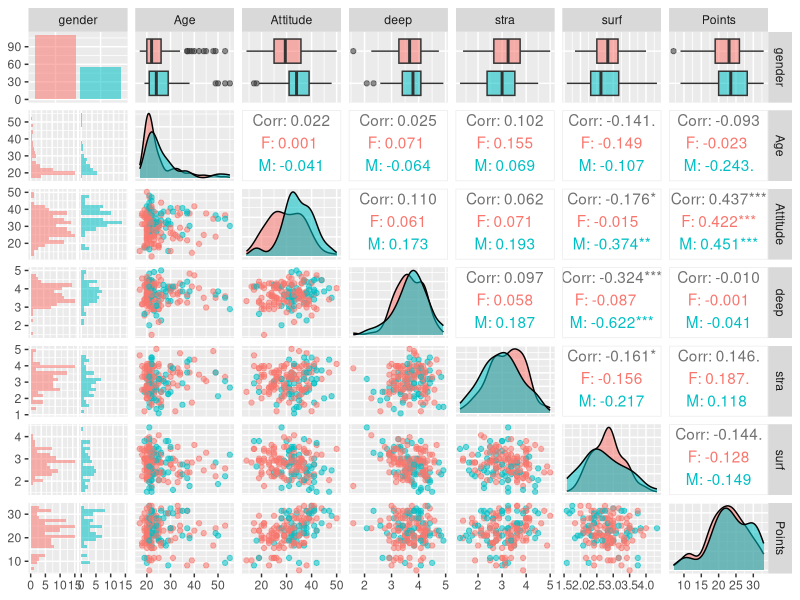
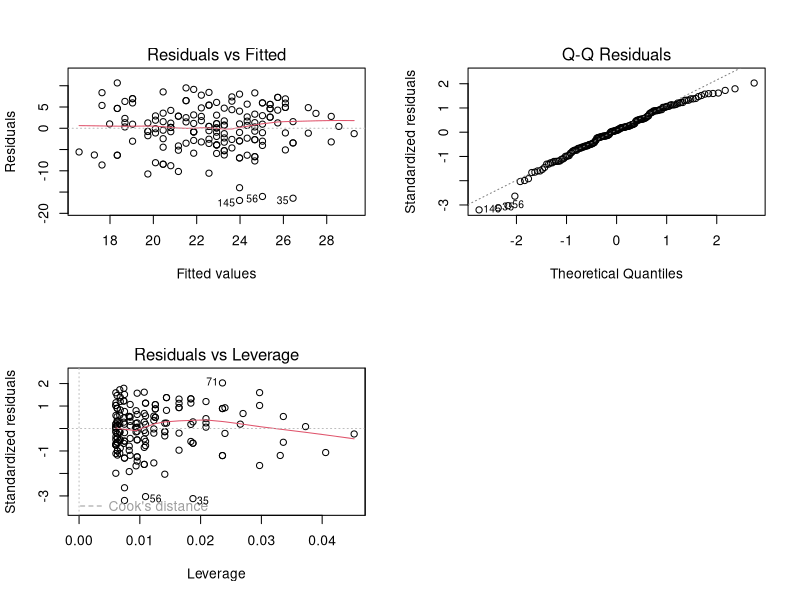

Source code (R) for these figures, in order:
# Miikka Turkkila 31.10.2020
# IODS2020 Exercise 2: regression and model validation, Analysis

# access the ggplot2 and GGally libraries
library(ggplot2)
library(GGally)

# Read the data
students2014 <- read.table("data/students2014.txt", sep="\t")
str(students2014)
dim(students2014)
# Data has 7 variables and 166 observations from questionnaire.
# deep, stra and surf are sum variables scaled to original scale.
# Data only includes observations with point over 0

# create plot matrix with ggpairs() and draw the plot
p <- ggpairs(students2014, mapping = aes(col = gender, alpha = 0.3), lower = list(combo = wrap("facethist", bins = 20)))
p

# Save the plot
dev.copy(jpeg,filename="plots/ex2_overview.jpg")
dev.off ()

# show summaries 
summary(students2014)

# Attitude, stra and surf have the highest absolute correlation with points
# Let's choose those for the initial linear model
# create a regression model with multiple explanatory variables
my_model <- lm(Points ~ Attitude + stra + surf, data = students2014)
# show summary of the model
summary(my_model)

# Only attitude is statistically significant
my_model2 <- lm(Points ~ Attitude, data = students2014)
summary(my_model2)

# draw diagnostic plot
par(mfrow = c(2,2))
plot(my_model2, which = c(1, 2, 5))

# Let's also save this plot
dev.copy(jpeg,filename="plots/ex2_diagnostic.jpg")
dev.off ()